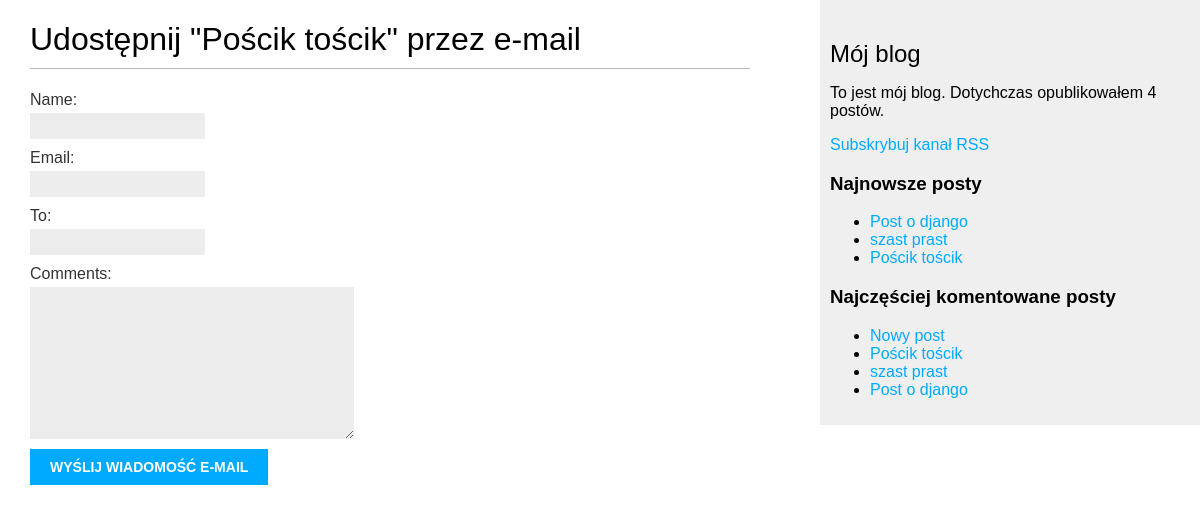
/blog/2/share/, run on the app's committed database.
### blog/models.py (models this page shows, shortened)
class Post(models.Model):
    STATUS_CHOICES = (
        ('draft', 'Draft'),
        ('published', 'Published'),
                      )
    title = models.CharField(max_length=250)
    slug = models.SlugField(max_length=250, unique_for_date='publish')
    author = models.ForeignKey(User, on_delete=models.CASCADE, related_name='blog_posts')
    body = models.TextField()
    publish = models.DateTimeField(default=timezone.now)
    created = models.DateTimeField(auto_now_add=True)
    updated = models.DateTimeField(auto_now=True)
    status = models.CharField(max_length=10, choices=STATUS_CHOICES, default='draft')
    objects = models.Manager()
    published = PublishedManager()
    tags = TaggableManager()
    class Meta:
        ordering = ('-publish', )
    def get_absolute_url(self):
        return reverse('blog:post_detail', args=[self.publish.year, self.publish.strftime('%m'),
                                                 self.publish.strftime('%d'), self.slug])

### blog/views.py (the view)
# urls.py: path('<int:post_id>/share/', views.post_share, name='post_share'),
def post_share(request, post_id):
    post = get_object_or_404(Post, id=post_id, status='published')
    sent = False
    if request.method == 'POST':
        form = EmailPostForm(request.POST)
        if form.is_valid():
            cd = form.cleaned_data
            post_url = request.build_absolute_uri(post.get_absolute_url())
            subject = f'{cd["name"]}  ({cd["email"]}) zachęca do przeczytania "{post.title}"'
            message = f'Przeczytaj post "{post.title}" na stronie {post_url} \n\n Komentarz dodany przez' \
                      f' {cd["name"]}: {cd["comments"]}'
            send_mail(subject, message, 'admin@myblog.com', [cd["to"]])
            sent = True
    else:
        form = EmailPostForm()
        cd = {}
    return render(request, 'blog/post/share.html', {'post': post, 'form': form, 'sent': sent, 'cd': cd})

### blog/forms.py
class EmailPostForm(forms.Form):
    name = forms.CharField(max_length=25)
    email = forms.EmailField()
    to = forms.EmailField()
    comments = forms.CharField(required=False, widget=forms.Textarea)

### blog/models.py (called while the page is built)
    def get_queryset(self):
        return super(PublishedManager, self).get_queryset().filter(status='published')

### blog/templatetags/blog_tags.py (called while the page is built)
@register.simple_tag
def total_posts():
    return Post.published.count()

@register.inclusion_tag('blog/post/latest_posts.html')
def show_latest_posts(count=5):
    latest_posts = Post.published.order_by('-publish')[:count]
    return {'latest_posts': latest_posts}

@register.simple_tag
def get_most_commented_posts(count=5):
    return Post.published.annotate(total_comments=Count('comments')).order_by('-total_comments')[:count]

### blog/templates/blog/post/share.html (shortened to what this page needs)
{% extends "blog/base.html" %}
{% block content %}
    {% if sent %}
    <h1>Wiadomość e-mail została wysłana</h1>
    <p> Wysłanie posta "{{ post.title }}" przez {{ cd.email }} do {{ cd.to }} zakończyło się sukcesem.</p>
    {% else %}
         <h1>Udostępnij "{{ post.title }}" przez e-mail</h1>
         <form action="." method="post">
            {{ form.as_p }}
              <input type="submit" value="Wyślij wiadomość e-mail">
         </form>
    {% endif %}
{% endblock %}

### blog/templates/blog/base.html (shortened to what this page needs)
<!DOCTYPE html>
{% load blog_tags %}
{% load static %}
<html>
<head>
  <link href="{% static 'css/blog.css' %}" rel="stylesheet">
</head>
<body>
  <div id="content">
    {% block content %}
    {% endblock %}
  </div>
  <div id="sidebar">
  <h2>Mój blog</h2>
  <p>To jest mój blog. Dotychczas opublikowałem {% total_posts %} postów.</p>
  <p><a href="{% url 'blog:post_feed' %}">Subskrybuj kanał RSS</a></p>
  <h3>Najnowsze posty</h3>
  {% show_latest_posts 3 %}
  <h3>Najczęściej komentowane posty</h3>
{% get_most_commented_posts as most_commented_posts %}
<ul>
{% for post in most_commented_posts %}
  <li>
    <a href="{{ post.get_absolute_url }}">{{ post.title }}</a>
  </li>
{% endfor %}
</ul>
</div>
</body>
</html>

### blog/templates/blog/post/latest_posts.html
<ul>
{% for post in latest_posts %}
  <li>
    <a href="{{ post.get_absolute_url }}">{{ post.title }}</a>
  </li>
{% endfor %}
</ul>

### blog/static/css/blog.css (style rules this page uses)
body { margin:0; padding:0; font-family:helvetica, sans-serif; }
a { color:#00abff; text-decoration:none; }
h1 { font-weight:normal; border-bottom:1px solid #bbb; padding:0 0 10px 0; }
h2 { font-weight:normal; margin:30px 0 0; }
#content { float:left; width:60%; padding:0 0 0 30px; }
#sidebar { float:right; width:30%; padding:10px; background:#efefef; height:100%; }
label { float:left; clear:both; color:#333; margin-bottom:4px; }
input, textarea { clear:both; float:left; margin:0 0 10px; background:#ededed; border:0; padding:6px 10px; font-size:12px; }
input[type=submit] { font-weight:bold; background:#00abff; color:#fff; padding:10px 20px; font-size:14px; text-transform:uppercase; }

### data on the page
Post: title "Pościk tościk"
Post: title "Post o django"
Post: title "szast prast"
Post: title "Nowy post"
